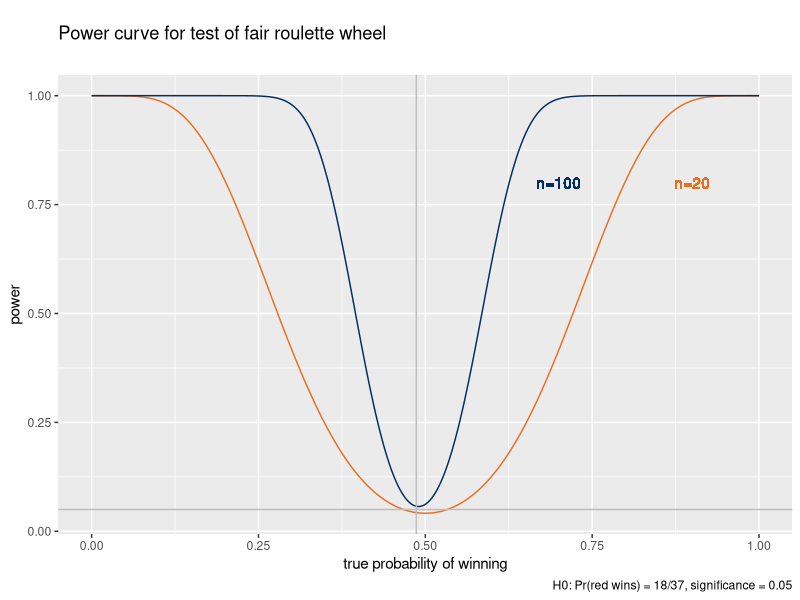
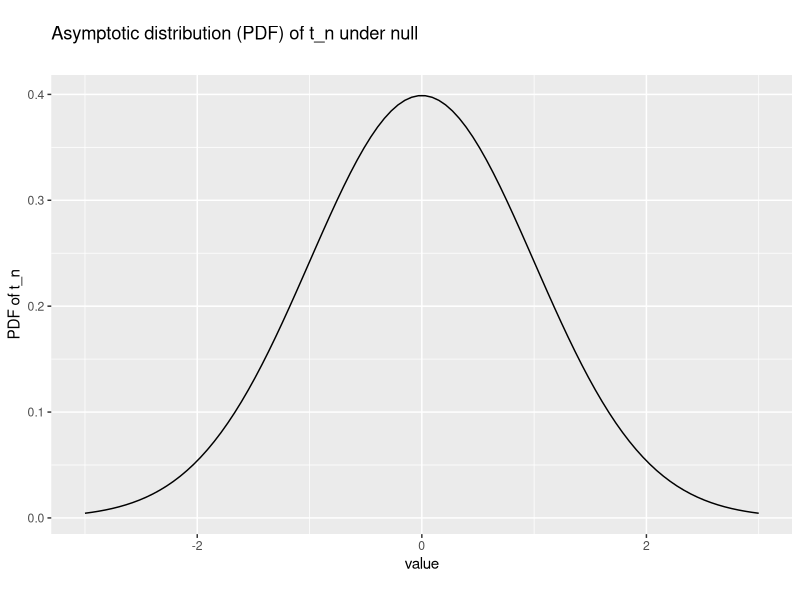
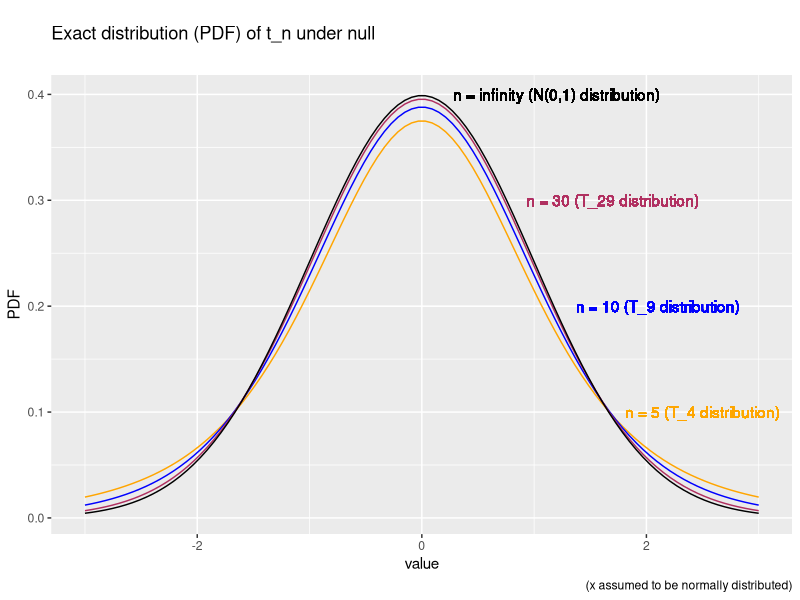

Here is the R script that generated these plots, in order:
## ---- chunk 1
knitr::opts_chunk$set(echo = FALSE,
                      prompt = FALSE,
                      tidy = TRUE,
                      collapse = TRUE)
library("tidyverse")
## ---- chunk 2
cat("2.5 percentile of binomial(100,18/37) =",
    qbinom(0.025,100,18/37),
    "\n")
cat("97.5 percentile of binomial(100,18/37) =",
    qbinom(0.975,100,18/37),
    "\n")
## ---- chunk 3
PowerCurveData <- tibble(theta = seq(0,1,length.out=380),
                         power20 = pbinom(qbinom(0.025,
                                                 20,
                                                 18/37),
                                          20,
                                          theta) +
                             (1 - pbinom(qbinom(0.975,
                                              20,
                                              18/37),
                                       20,
                                       theta)),
                         power100 = pbinom(qbinom(0.025,
                                                  100,
                                                  18/37),
                                           100,
                                           theta) +
                           (1 - pbinom(qbinom(0.975,
                                              100,
                                              18/37),
                                       100,
                                       theta)))
ggplot(data = PowerCurveData, 
       mapping = aes(x = theta,y = power20)) +
  geom_line(col="#EB6E1F") +
  geom_line(aes(y = power100), col="#002D62") +
  xlab("true probability of winning") +
  ylab("power") +
  geom_text(label="n=100",x=0.7,y=0.8,col="#002D62") +
  geom_text(label="n=20",x=0.9,y=0.8,col="#EB6E1F") +
  geom_hline(yintercept = 0.05,col="gray") +
  geom_vline(xintercept = 18/37,col="gray") +
  labs(title = "Power curve for test of fair roulette wheel", 
       subtitle = "", 
       caption = "H0: Pr(red wins) = 18/37, significance = 0.05", 
       tag = "")
## ---- chunk 4
simdata <- tibble(x = seq(-3,3,length.out = 100),
                  tinf = dnorm(x))
ggplot(data=simdata,
       mapping = aes(x= x,
                     y= tinf)) +
  geom_line() +
  xlab("value") +
  ylab("PDF of t_n") +
  labs(title = "Asymptotic distribution (PDF) of t_n under null", 
       subtitle = "", 
       caption = "", 
       tag = "")
## ---- chunk 5
  cat("cL = 2.5 percentile of N(0,1) = ",
      round(qnorm(0.025),3),
      "\n")
  cat("cH = 97.5 percentile of N(0,1) = ",
      round(qnorm(0.975),3),
      "\n")
## ---- chunk 6
simdata <- tibble(x = seq(-3,3,length.out = 100),
                  t5 = dt(x,df=4),
                  t10 = dt(x,df=9),
                  t30 = dt(x,df=29),
                  tinf = dnorm(x))
ggplot(data = simdata,
       mapping = aes(x = x)) +
  geom_line(aes(y = t5), col = "orange") +
  geom_line(aes(y = t10), col = "blue") +
  geom_line(aes(y = t30), col = "maroon") +
  geom_line(aes(y = tinf), col = "black") +
  geom_text(label="n = infinity (N(0,1) distribution)",x=1.2,y=0.4,col="black") +
  geom_text(label="n = 5 (T_4 distribution)",x=2.5,y=0.1,col="orange") +
  geom_text(label="n = 10 (T_9 distribution)",x=2.1,y=0.2,col="blue") +
  geom_text(label="n = 30 (T_29 distribution)",x=1.7,y=0.3,col="maroon") +
  xlab("value") +
  ylab("PDF") +
  labs(title = "Exact distribution (PDF) of t_n under null", 
       subtitle = "", 
       caption = "(x assumed to be normally distributed)", 
       tag = "")
## ---- chunk 7
  cat("cL = 2.5 percentile of T_4 = ",
      round(qt(0.025,df=4),3),
      "\n")
  cat("cH = 97.5 percentile of T_4 = ",
      round(qt(0.975,df=4),3),
      "\n")
## ---- chunk 8
  cat("cL = 2.5 percentile of T_29 = ",
      round(qt(0.025,df=29),3),
      "\n")
  cat("cH = 97.5 percentile of T_29 = ",
      round(qt(0.975,df=29),3),
      "\n")
## ---- chunk 9
  cat("cL = 2.5 percentile of T_999 = ",
      round(qt(0.025,df=999),3),
      "\n")
  cat("cH = 97.5 percentile of T_999 = ",
      round(qt(0.975,df=999),3),
      "\n")
## ---- chunk 10
  cat("cL = 2.5 percentile of T_99 = ",
      round(qt(0.025,df=99),3),
      "\n")
  cat("cH = 97.5 percentile of T_99 = ",
      round(qt(0.975,df=99),3),
      "\n")
## ---- chunk 11
# Construct a grid of many values between 0 and 1
theta <- seq(0,1,length.out=101)
# For each value in the grid, test the null hypothesis
cL <- qbinom(0.025,100,theta)
cH <- qbinom(0.975,100,theta)
accept35 <- (cL < 35 & cH > 35)
accept40 <- (cL < 40 & cH > 40)
# The confidence interval is the range of values that are not rejected
thetaCI35 <- range(theta[accept35])
thetaCI40 <- range(theta[accept40])
# If red wins 35 games:
cat("95% CI for win probability: ",thetaCI35[1]," to ",thetaCI35[2],"\n")
# If red wins 40 games:
cat("95% CI for win probability: ",thetaCI40[1]," to ",thetaCI40[2],"\n")
